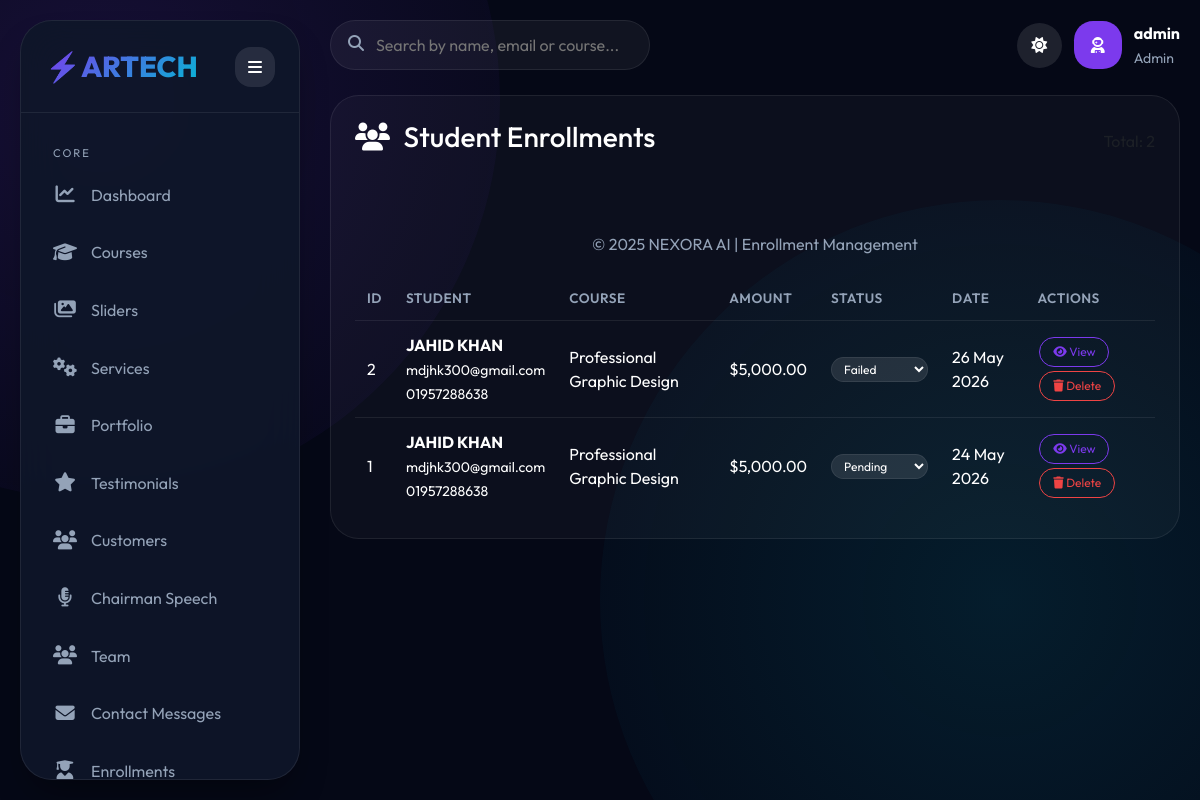
Screenshot of /admin/manage_enrollments.php (signed in) with the database file from the repository.
### tables this page shows
CREATE TABLE `enrollments` (
  `id` int(11) NOT NULL,
  `course_id` int(11) NOT NULL,
  `student_name` varchar(255) NOT NULL,
  `student_email` varchar(255) NOT NULL,
  `student_phone` varchar(50) NOT NULL,
  `student_address` text DEFAULT NULL,
  `payment_method` varchar(50) DEFAULT 'sslcommerz',
  `payment_status` enum('pending','completed','failed','cancelled') DEFAULT 'pending',
  `transaction_id` varchar(255) DEFAULT NULL,
  `amount` decimal(10,2) NOT NULL,
  `enrollment_date` timestamp NOT NULL DEFAULT current_timestamp()
);

CREATE TABLE `courses` (
  `id` int(11) NOT NULL,
  `title` varchar(255) NOT NULL,
  `description` text DEFAULT NULL,
  `short_description` text DEFAULT NULL,
  `icon_class` varchar(100) DEFAULT 'fas fa-cube',
  `link_url` varchar(255) DEFAULT '#',
  `image_url` varchar(500) DEFAULT NULL,
  `duration` varchar(50) DEFAULT NULL,
  `total_classes` int(11) DEFAULT 0,
  `total_projects` int(11) DEFAULT 0,
  `instructor_name` varchar(255) DEFAULT NULL,
  `instructor_bio` text DEFAULT NULL,
  `instructor_image` varchar(500) DEFAULT NULL,
  `curriculum` longtext DEFAULT NULL CHECK (json_valid(`curriculum`)),
  `career_outcomes` text DEFAULT NULL,
  `prerequisites` text DEFAULT NULL,
  `software_learned` text DEFAULT NULL,
  `is_popular` tinyint(4) DEFAULT 0,
  `level` varchar(50) DEFAULT NULL,
  `price` decimal(10,2) NOT NULL DEFAULT 0.00,
  `price_offline` decimal(10,2) DEFAULT 0.00,
  `enrolled_students` int(11) NOT NULL DEFAULT 0,
  `status` tinyint(1) NOT NULL DEFAULT 1,
  `order_position` int(11) DEFAULT 0,
  `created_at` timestamp NOT NULL DEFAULT current_timestamp()
);

### admin/manage_enrollments.php (the view, shortened to what this page needs)
<?php
require_once '../config.php';
$enrollments = $pdo->query("
    SELECT e.*, c.title as course_title
    FROM enrollments e
    LEFT JOIN courses c ON e.course_id = c.id
    ORDER BY e.enrollment_date DESC
")->fetchAll();
?>
<!DOCTYPE html>
<html lang="en">
<head>
    <link href="https://cdn.jsdelivr.net/npm/bootstrap@5.3.3/dist/css/bootstrap.min.css" rel="stylesheet">
    <link rel="stylesheet" href="https://cdnjs.cloudflare.com/ajax/libs/font-awesome/6.5.2/css/all.min.css">
</head>
<body>
<?php include 'navigation.php'; ?>
<div class="main" id="main">
    <div class="topbar">
        <div class="search-box">
            <i class="fas fa-search"></i>
            <input type="text" id="searchInput" placeholder="Search by name, email or course...">
        </div>
        <div style="display: flex; gap: 12px; align-items: center;">
            <button class="theme-toggle" id="themeToggle"><i class="fas fa-moon"></i></button>
            <div class="profile-img"><i class="fas fa-user-astronaut"></i></div>
            <div><strong><?php echo htmlspecialchars($_SESSION['admin_username']); ?></strong><br><small style="color:var(--muted)">Admin</small></div>
        </div>
    </div>
    <div class="panel">
        <div style="display: flex; justify-content: space-between; align-items: center; flex-wrap: wrap; margin-bottom: 20px;">
            <h3><i class="fas fa-users me-2"></i> Student Enrollments</h3>
            <span class="text-muted">Total: <?php echo count($enrollments); ?></span>
        </div>
        <div class="table-responsive">
            <table class="enrollment-table w-100" id="enrollmentsTable">
                <thead>
                    <tr>
                        <th>ID</th><th>Student</th><th>Course</th><th>Amount</th><th>Status</th><th>Date</th><th>Actions</th>
                    </tr>
                </thead>
                <tbody>
                    <?php foreach($enrollments as $e): ?>
                    <tr data-id="<?php echo $e['id']; ?>">
                        <td><?php echo $e['id']; ?></td>
                        <td>
                            <strong><?php echo htmlspecialchars($e['student_name']); ?></strong><br>
                            <small><?php echo htmlspecialchars($e['student_email']); ?></small><br>
                            <small><?php echo htmlspecialchars($e['student_phone']); ?></small>
                        </td>
                        <td><?php echo htmlspecialchars($e['course_title']); ?></td>
                        <td>$<?php echo number_format($e['amount'], 2); ?></td>
                        <td>
                            <select class="status-select status-update" data-id="<?php echo $e['id']; ?>">
                                <option value="pending" <?php echo $e['payment_status'] == 'pending' ? 'selected' : ''; ?>>Pending</option>
                                <option value="failed" <?php echo $e['payment_status'] == 'failed' ? 'selected' : ''; ?>>Failed</option>
                            </select>
                        </td>
                        <td><?php echo date('d M Y', strtotime($e['enrollment_date'])); ?></td>
                        <td>
                            <button class="view-btn btn-sm-custom" data-id="<?php echo $e['id']; ?>"
                                data-name="<?php echo htmlspecialchars($e['student_name']); ?>"
                                data-email="<?php echo htmlspecialchars($e['student_email']); ?>"
                                data-phone="<?php echo htmlspecialchars($e['student_phone']); ?>"
                                data-address="<?php echo htmlspecialchars($e['student_address']); ?>"
                                data-course="<?php echo htmlspecialchars($e['course_title']); ?>"
                                data-amount="<?php echo $e['amount']; ?>"
                                data-status="<?php echo $e['payment_status']; ?>"
                                data-transaction="<?php echo htmlspecialchars($e['transaction_id']); ?>"
                                data-date="<?php echo date('d M Y, h:i A', strtotime($e['enrollment_date'])); ?>">
                                <i class="fas fa-eye"></i> View
                            </button>
                            <button class="delete-btn btn-sm-custom" data-id="<?php echo $e['id']; ?>" style="border-color:var(--danger); color:var(--danger);"><i class="fas fa-trash"></i> Delete</button>
                         </td>
                    </tr>
                    <?php endforeach; ?>
                </tbody>
        </div>
    </div>
    <div class="footer">© 2025 NEXORA AI | Enrollment Management</div>
</div>
</body>
</html>

### admin/manage_enrollments.php (style rules this page uses)
:root { --bg: #050816; --panel: #0f172a; --primary: #7c3aed; --primary-glow: #a855f7; --secondary: #06b6d4; --success: #10b981; --warning: #f59e0b; --danger: #ef4444; --text: #ffffff; --muted: #94a3b8; --border: rgba(255,255,255,0.08); --shadow: 0 20px 35px -10px rgba(0,0,0,0.4); }
* { margin: 0; padding: 0; box-sizing: border-box; }
body { font-family: 'Outfit', sans-serif; background: var(--bg); color: var(--text); transition: all 0.3s ease; overflow-x: hidden; }
body::before, body::after { content: ''; position: fixed; width: 800px; height: 800px; border-radius: 50%; background: radial-gradient(circle, rgba(124,58,237,0.15), transparent); top: -300px; left: -300px; z-index: -1; animation: floatBg 20s infinite alternate; }
body::after { background: radial-gradient(circle, rgba(6,182,212,0.12), transparent); top: auto; bottom: -200px; right: -200px; left: auto; animation: floatBg2 18s infinite alternate; }
.main { margin-left: 310px; padding: 20px; transition: margin 0.3s cubic-bezier(0.4, 0, 0.2, 1); }
.topbar { display: flex; justify-content: space-between; align-items: center; margin-bottom: 25px; flex-wrap: wrap; gap: 15px; }
.search-box { position: relative; width: 320px; }
.search-box input { width: 100%; background: rgba(255,255,255,0.05); border: 1px solid var(--border); border-radius: 2rem; padding: 12px 20px 12px 45px; color: var(--text); }
.search-box i { position: absolute; left: 18px; top: 15px; color: var(--muted); }
.theme-toggle { background: rgba(255,255,255,0.1); border: none; border-radius: 2rem; width: 45px; height: 45px; cursor: pointer; color: var(--text); }
.profile-img { width: 48px; height: 48px; border-radius: 1.2rem; background: var(--primary); display: flex; align-items: center; justify-content: center; }
.panel { background: rgba(255,255,255,0.03); border-radius: 1.8rem; padding: 1.5rem; border: 1px solid var(--border); }
.enrollment-table { width: 100%; border-collapse: collapse; }
.enrollment-table th, .enrollment-table td { padding: 12px; text-align: left; border-bottom: 1px solid var(--border); vertical-align: middle; }
.enrollment-table th { color: var(--muted); font-weight: 600; font-size: 0.85rem; letter-spacing: 0.5px; text-transform: uppercase; }
.enrollment-table td { color: var(--text); }
.btn-sm-custom { background: transparent; border: 1px solid var(--primary); color: var(--primary); border-radius: 2rem; padding: 0.3rem 0.8rem; font-size: 0.75rem; transition: 0.2s; text-decoration: none; display: inline-block; margin: 2px; }
.status-select { background: rgba(255,255,255,0.1); border: 1px solid var(--border); border-radius: 2rem; padding: 0.2rem 0.5rem; color: var(--text); font-size: 0.75rem; }
.footer { text-align: center; margin-top: 30px; padding: 20px; color: var(--muted); }

### admin/navigation.php (style rules this page uses)
.main { margin-left: 310px; transition: margin 0.3s cubic-bezier(0.4, 0, 0.2, 1); }

### rows the page displays
enrollments: id "2", student_name "JAHID KHAN", student_email "mdjhk300@gmail.com", student_phone "01957288638", course.title "Professional Graphic Design", amount "5,000.00", payment_status+id "Failed", enrollment_date "26 May 2026"
enrollments: id "1", student_name "JAHID KHAN", student_email "mdjhk300@gmail.com", student_phone "01957288638", course.title "Professional Graphic Design", amount "5,000.00", payment_status+id "Pending", enrollment_date "24 May 2026"

### other values shown
$_SESSION['admin_username'] "admin"
